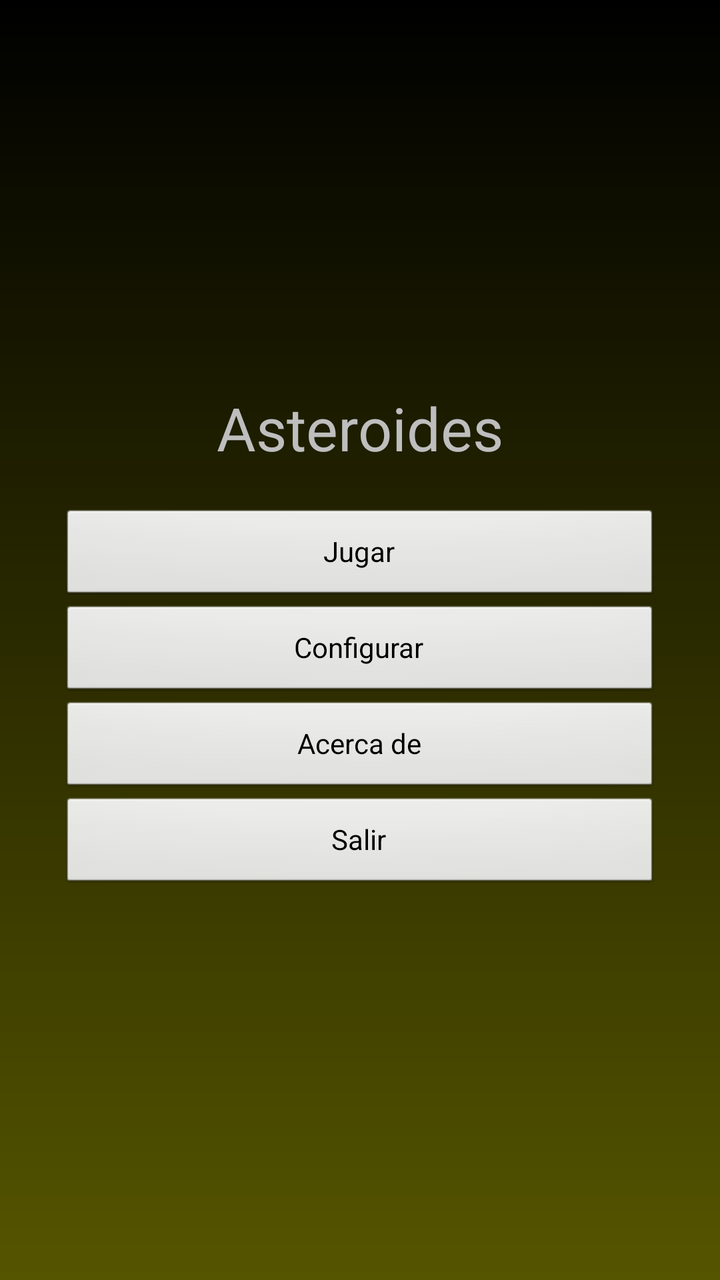
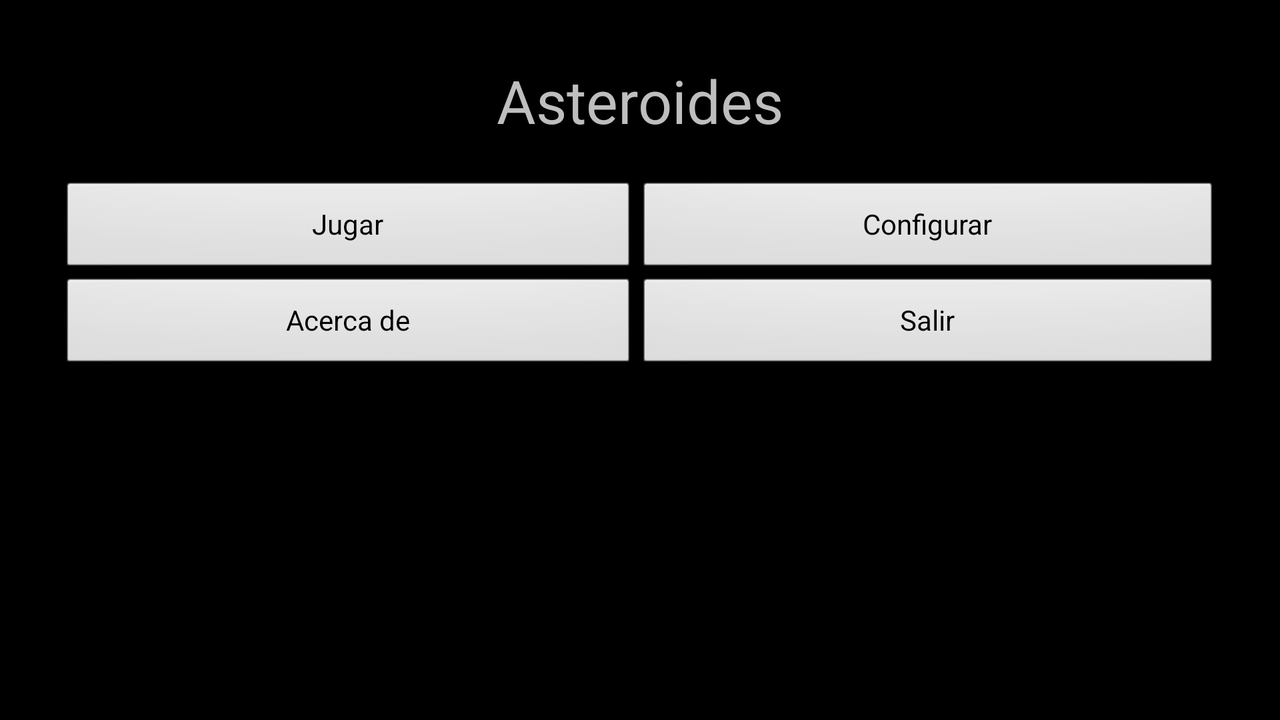

Two renders of one Android screen. The first uses the default layout on a phone; the second uses the alternative layout the repository ships for a different screen configuration, on a matching device. The two XML files are below.
<!-- AndroidManifest.xml: application theme TemaAsteroides -->
<!-- res/layout/main.xml -->
<LinearLayout xmlns:android="http://schemas.android.com/apk/res/android"
    xmlns:tools="http://schemas.android.com/tools"
    android:id="@+id/LinearLayout1"
    android:layout_width="match_parent"
    android:layout_height="match_parent"
    android:layout_gravity="center"
    android:background="@drawable/degradado"
    android:orientation="horizontal"
    android:padding="30dip"
    tools:context=".Localization" >

    <LinearLayout
        android:layout_width="match_parent"
        android:layout_height="wrap_content"
        android:layout_gravity="center"
        android:orientation="vertical" >

        <TextView
            android:layout_width="match_parent"
            android:layout_height="wrap_content"
            android:layout_marginBottom="20dip"
            android:gravity="center_horizontal"
            android:text="@string/app_title"
            android:textSize="30sp" />

        <Button
            android:id="@+id/button1"
            android:layout_width="match_parent"
            android:layout_height="wrap_content"
            android:text="@string/play" />

        <Button
            android:id="@+id/button2"
            android:layout_width="match_parent"
            android:layout_height="wrap_content"
            android:onClick="lanzarPreferencias"
            android:text="@string/settings" />

        <Button
            android:id="@+id/button3"
            android:layout_width="match_parent"
            android:layout_height="wrap_content"
            android:onClick="lanzarAcercaDe"
            android:text="@string/about" />

        <Button
            android:id="@+id/button4"
            android:layout_width="match_parent"
            android:layout_height="wrap_content"
            android:onClick="lanzarSalir"
            android:text="@string/exit" />
    </LinearLayout>

</LinearLayout>
<!-- resources referenced by this layout -->
<resources>
  <!-- drawable degradado (drawable-ldpi) -->
  <?xml version="1.0" encoding="utf-8"?>
  <shape xmlns:android="http://schemas.android.com/apk/res/android">
  	<gradient  
  	    android:startColor="#000000"
  	    android:endColor="#555500"
  	    android:angle="270"/>
  </shape>
  <string name="about">Acerca de</string>
  <string name="app_title">Asteroides</string>
  <string name="exit">Salir</string>
  <string name="play">Jugar</string>
  <string name="settings">Configurar</string>
  <style name="TemaAsteroides" parent="android:style/Theme.NoTitleBar" />
</resources>
<!-- res/layout-land/main.xml (the author's variant of the layout above) -->
<!-- drawn on the phone turned sideways -->
<LinearLayout xmlns:android="http://schemas.android.com/apk/res/android"
    xmlns:tools="http://schemas.android.com/tools"
    android:id="@+id/LinearLayout1"
    android:layout_width="match_parent"
    android:layout_height="match_parent"
    android:orientation="vertical"
    android:padding="30dip"
    android:layout_gravity="center"
    tools:context=".Localization" >

    <TextView
        android:layout_width="match_parent"
        android:layout_height="wrap_content"
        android:layout_gravity="center"
        android:layout_marginBottom="20dip"
        android:gravity="center_horizontal"
        android:text="@string/app_title"
        android:textSize="30sp" />

    <TableLayout
        android:layout_width="match_parent"
        android:layout_height="wrap_content" >

        <TableRow
            android:id="@+id/tableRow1"
            android:layout_width="wrap_content"
            android:layout_height="wrap_content" >

            <Button
                android:id="@+id/button1"
                android:layout_width="match_parent"
                android:layout_height="wrap_content"
                android:layout_weight="1"
                android:text="@string/play" />

            <Button
                android:id="@+id/button2"
                android:layout_width="match_parent"
                android:layout_height="wrap_content"
                android:layout_weight="1"
                android:text="@string/settings" />
        </TableRow>

        <TableRow
            android:id="@+id/tableRow2"
            android:layout_width="wrap_content"
            android:layout_height="wrap_content" >

            <Button
                android:id="@+id/button3"
                android:layout_width="match_parent"
                android:layout_height="wrap_content"
                android:layout_weight="1"
                android:text="@string/about" />

            <Button
                android:id="@+id/button4"
                android:layout_width="match_parent"
                android:layout_height="wrap_content"
                android:layout_weight="1"
                android:text="@string/exit" />
        </TableRow>

    </TableLayout>

</LinearLayout>
<!-- resources referenced by the variant -->
<!-- as the phone turned sideways resolves them -->
<resources>
  <string name="about">Acerca de</string>
  <string name="app_title">Asteroides</string>
  <string name="exit">Salir</string>
  <string name="play">Jugar</string>
  <string name="settings">Configurar</string>
  <style name="TemaAsteroides" parent="android:style/Theme.NoTitleBar" />
</resources>
